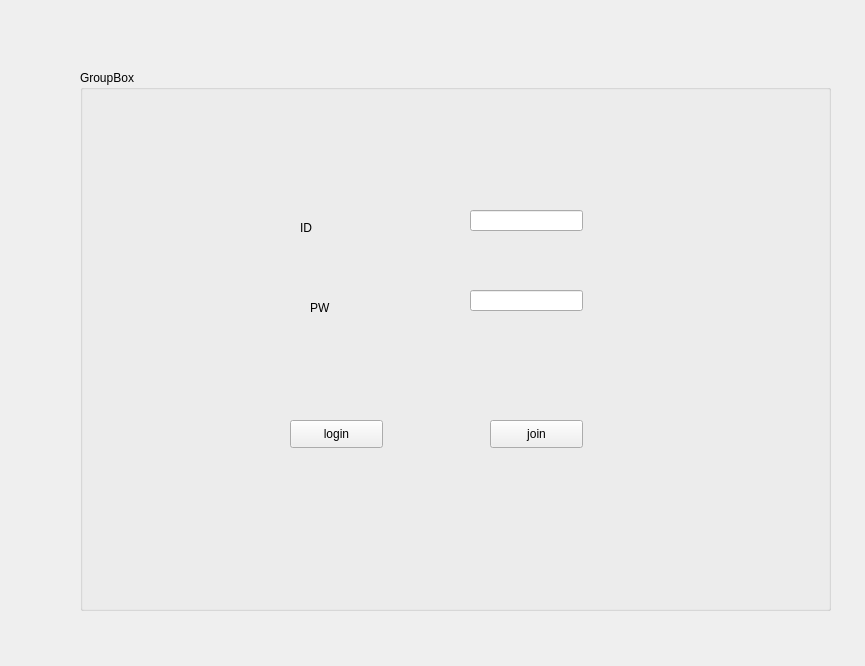
<?xml version="1.0" encoding="UTF-8"?>
<ui version="4.0">
 <class>Form</class>
 <widget class="QWidget" name="Form">
  <property name="geometry">
   <rect>
    <x>0</x>
    <y>0</y>
    <width>865</width>
    <height>666</height>
   </rect>
  </property>
  <property name="windowTitle">
   <string>Form</string>
  </property>
  <widget class="QGroupBox" name="groupBox">
   <property name="geometry">
    <rect>
     <x>80</x>
     <y>70</y>
     <width>751</width>
     <height>541</height>
    </rect>
   </property>
   <property name="title">
    <string>GroupBox</string>
   </property>
   <widget class="QPushButton" name="pushButton">
    <property name="geometry">
     <rect>
      <x>210</x>
      <y>350</y>
      <width>93</width>
      <height>28</height>
     </rect>
    </property>
    <property name="text">
     <string>login</string>
    </property>
   </widget>
   <widget class="QPushButton" name="pushButton_2">
    <property name="geometry">
     <rect>
      <x>410</x>
      <y>350</y>
      <width>93</width>
      <height>28</height>
     </rect>
    </property>
    <property name="text">
     <string>join</string>
    </property>
   </widget>
   <widget class="QLineEdit" name="lineEdit">
    <property name="geometry">
     <rect>
      <x>390</x>
      <y>140</y>
      <width>113</width>
      <height>21</height>
     </rect>
    </property>
   </widget>
   <widget class="QLineEdit" name="lineEdit_2">
    <property name="geometry">
     <rect>
      <x>390</x>
      <y>220</y>
      <width>113</width>
      <height>21</height>
     </rect>
    </property>
   </widget>
   <widget class="QLabel" name="label">
    <property name="geometry">
     <rect>
      <x>220</x>
      <y>150</y>
      <width>64</width>
      <height>15</height>
     </rect>
    </property>
    <property name="text">
     <string>ID</string>
    </property>
   </widget>
   <widget class="QLabel" name="label_2">
    <property name="geometry">
     <rect>
      <x>230</x>
      <y>230</y>
      <width>64</width>
      <height>15</height>
     </rect>
    </property>
    <property name="text">
     <string>PW</string>
    </property>
   </widget>
  </widget>
 </widget>
 <resources/>
 <connections/>
</ui>
